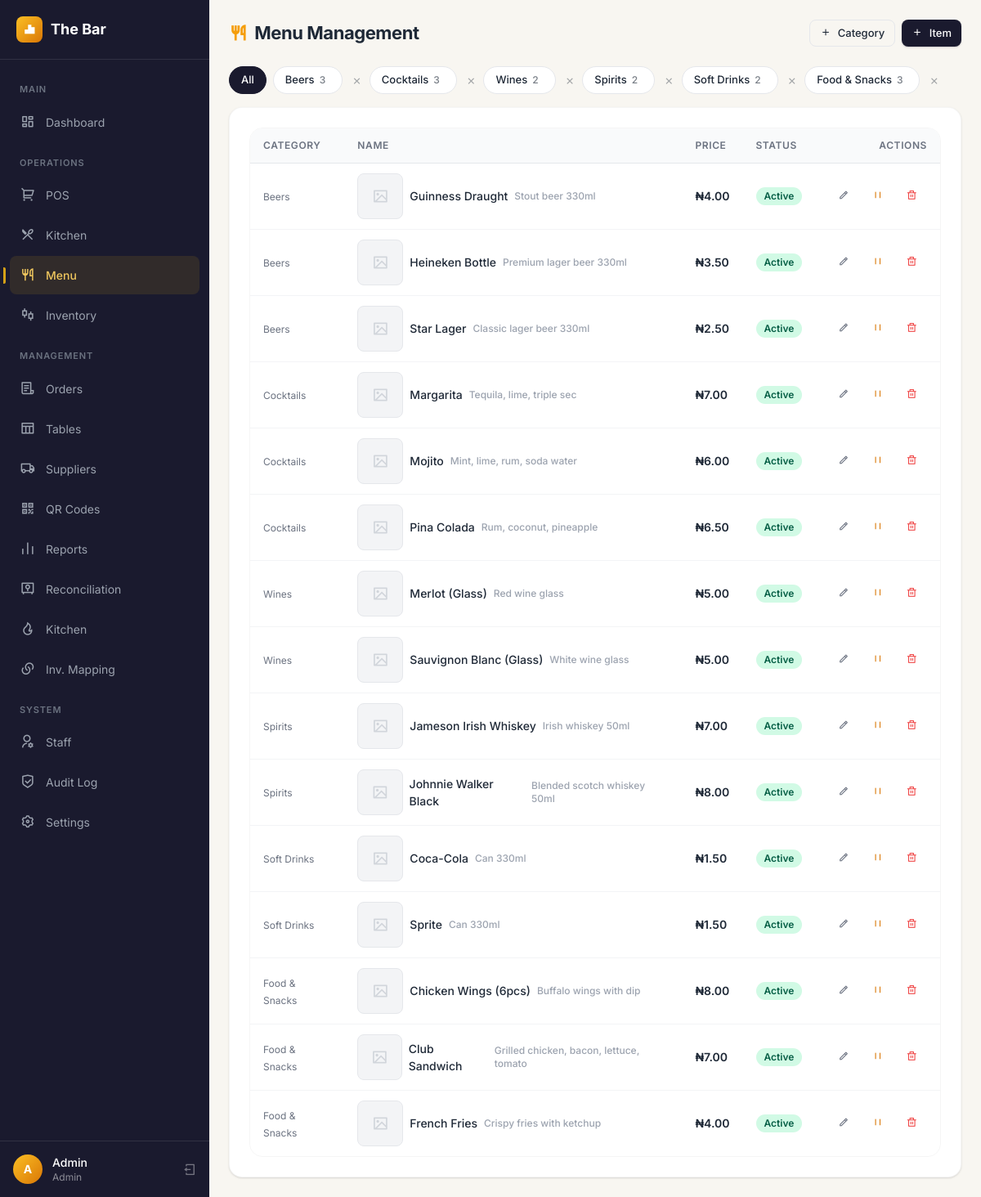
The app's page /pages/menu.php (signed in) with its own data.
### tables this page shows
CREATE TABLE IF NOT EXISTS bar_categories (
    id INT UNSIGNED AUTO_INCREMENT PRIMARY KEY,
    name VARCHAR(100) NOT NULL,
    sort_order INT NOT NULL DEFAULT 0
);

CREATE TABLE IF NOT EXISTS bar_menu_items (
    id INT UNSIGNED AUTO_INCREMENT PRIMARY KEY,
    category_id INT UNSIGNED NOT NULL,
    name VARCHAR(200) NOT NULL,
    description TEXT,
    price DECIMAL(10,2) NOT NULL,
    image VARCHAR(255) DEFAULT NULL,
    active TINYINT(1) NOT NULL DEFAULT 1,
    created_at TIMESTAMP DEFAULT CURRENT_TIMESTAMP,
    FOREIGN KEY (category_id) REFERENCES bar_categories(id) ON DELETE CASCADE
);

### includes/db.php (called while the page is built, shortened)
<?php
function db(): PDO {
    static $pdo = null;
    if ($pdo === null) {
        $config = require __DIR__ . '/../config/database.php';
        try {
            $dsn = "mysql:host={$config['host']};dbname={$config['dbname']};charset={$config['charset']}";
            $pdo = new PDO($dsn, $config['username'], $config['password'], [
                PDO::ATTR_ERRMODE            => PDO::ERRMODE_EXCEPTION,
                PDO::ATTR_DEFAULT_FETCH_MODE => PDO::FETCH_ASSOC,
                PDO::ATTR_EMULATE_PREPARES   => false,
            ]);
        } catch (PDOException $e) {
            die('Database connection failed: ' . $e->getMessage());
        }
    }
    return $pdo;
}

### includes/functions.php (called while the page is built, shortened)
<?php
require_once __DIR__ . '/db.php';
function e($value): string {
    return htmlspecialchars((string)$value, ENT_QUOTES, 'UTF-8');
}
function money($amount): string {
    return '₦' . number_format((float)$amount, 2);
}

### pages/menu.php (the view, shortened to what this page needs)
<?php
require_once __DIR__ . '/../includes/functions.php';
if (!defined('BAR_HEADER_LOADED')) { $_standalone = true; require __DIR__ . '/../includes/header.php'; } else { $_standalone = false; }
$categories = db()->query("SELECT c.*, (SELECT COUNT(*) FROM bar_menu_items WHERE category_id = c.id) AS item_count FROM bar_categories c ORDER BY sort_order")->fetchAll();
$items = db()->query("SELECT mi.*, c.name AS category_name FROM bar_menu_items mi JOIN bar_categories c ON c.id = mi.category_id ORDER BY c.sort_order, mi.name")->fetchAll();
?>
<div class="p-4 md:p-6">
    <div class="page-header">
        <h2 class="page-title"><i class="ri-restaurant-line text-amber-500 mr-1"></i> Menu Management</h2>
        <div class="flex flex-wrap gap-2">
            <button onclick="document.getElementById('addCatModal').classList.remove('hidden')" class="btn btn-outline btn-sm"><i class="ri-add-line"></i> Category</button>
            <button onclick="document.getElementById('addItemModal').classList.remove('hidden')" class="btn btn-primary btn-sm"><i class="ri-add-line"></i> Item</button>
        </div>
    </div>
    <?php if ($categories): ?>
    <div class="flex flex-wrap gap-2 mb-4">
        <button class="cat-filter active" data-cat-id="" onclick="filterCategory(this)">All</button>
        <?php foreach ($categories as $cat): ?>
        <button class="cat-filter" data-cat-id="<?= $cat['id'] ?>" onclick="filterCategory(this)">
            <?= e($cat['name']) ?>
            <span class="text-xs opacity-60"><?= $cat['item_count'] ?></span>
            <form method="POST" class="inline" onsubmit="return confirmDelete('Delete category &quot;<?= e($cat['name']) ?>&quot;?')">
                <button type="submit" class="text-inherit opacity-40 hover:opacity-100 ml-0.5"><i class="ri-close-line text-sm"></i></button>
            </form>
        </button>
        <?php endforeach; ?>
    </div>
    <?php endif; ?>
    <div class="card">
        <?php if ($items): ?>
        <div class="table-wrap">
            <table>
                <thead>
                    <tr><th>Category</th><th>Name</th><th>Price</th><th>Status</th><th class="text-right">Actions</th></tr>
                </thead>
                <tbody id="menuTableBody">
                    <?php foreach ($items as $item): ?>
                    <tr data-cat-id="<?= $item['category_id'] ?>">
                        <td><span class="text-xs text-gray-500 cat-label" onclick="filterByCat(<?= $item['category_id'] ?>, '<?= e(str_replace("'", "\\'", $item['category_name'])) ?>')" style="cursor:pointer;"><?= e($item['category_name']) ?></span></td>
                        <td class="font-medium">
                            <?php if ($item['image']): ?>
                            <div class="flex items-center gap-2">
                                <img src="/bar/public/uploads/<?= e($item['image']) ?>" alt="" class="w-14 h-14 rounded-lg object-cover shadow-sm border">
                                <div>
                                    <?= e($item['name']) ?>
                                    <?php if ($item['description']): ?>
                                    <span class="text-xs text-gray-400 block"><?= e($item['description']) ?></span>
                                    <?php endif; ?>
                                </div>
                            </div>
                            <?php else: ?>
                            <div class="flex items-center gap-2">
                                <span class="w-14 h-14 rounded-lg bg-gray-100 text-gray-300 flex items-center justify-center border"><i class="ri-image-line text-xl"></i></span>
                                <?= e($item['name']) ?>
                                <?php if ($item['description']): ?>
                                <span class="text-xs text-gray-400 block"><?= e($item['description']) ?></span>
                                <?php endif; ?>
                            </div>
                            <?php endif; ?>
                        </td>
                        <td class="font-semibold"><?= money($item['price']) ?></td>
                        <td><span class="badge <?= $item['active'] ? 'badge-ready' : 'badge-closed' ?>"><?= $item['active'] ? 'Active' : 'Inactive' ?></span></td>
                        <td class="text-right">
                            <div class="flex gap-1 justify-end">
                                <button onclick="editItem(<?= $item['id'] ?>, <?= $item['category_id'] ?>, '<?= e(str_replace("'", "\\'", $item['name'])) ?>', '<?= e(str_replace("'", "\\'", $item['description'])) ?>', <?= $item['price'] ?>)" class="btn btn-ghost btn-sm"><i class="ri-pencil-line"></i></button>
                                <form method="POST" class="inline">
                                    <button type="submit" class="btn btn-ghost btn-sm <?= $item['active'] ? 'text-amber-600' : 'text-green-600' ?>">
                                        <?= $item['active'] ? '<i class="ri-pause-line"></i>' : '<i class="ri-play-line"></i>' ?>
                                    </button>
                                </form>
                                <form method="POST" class="inline" onsubmit="return confirmDelete('Delete &quot;<?= e($item['name']) ?>&quot;?')">
                                    <button type="submit" class="btn btn-ghost btn-sm text-red-500"><i class="ri-delete-bin-line"></i></button>
                                </form>
                            </div>
                        </td>
                    </tr>
                    <?php endforeach; ?>
                </tbody>
            </table>
        </div>
        <?php endif; ?>
    </div>
</div>
<?php if (!empty($_standalone)) require __DIR__ . '/../includes/footer.php'; ?>

### public/css/style.css (style rules this page uses)
:root { --primary: #1a1a2e; --primary-light: #16213e; --accent: #d4a017; --accent-light: #f0c75e; --accent-dark: #b8860b; --success: #059669; --danger: #dc2626; --info: #2563eb; --warn: #d97706; --surface: #ffffff; --bg: #f8f6f1; --text: #1f2937; --text-muted: #6b7280; --border: #e5e7eb; --radius: 0.75rem; --radius-lg: 1rem; --shadow-sm: 0 1px 2px rgba(0,0,0,0.05); --shadow: 0 1px 3px rgba(0,0,0,0.08), 0 1px 2px rgba(0,0,0,0.06); --shadow-md: 0 4px 6px -1px rgba(0,0,0,0.07), 0 2px 4px -1px rgba(0,0,0,0.04); --shadow-lg: 0 10px 25px -3px rgba(0,0,0,0.08), 0 4px 10px -2px rgba(0,0,0,0.04); --transition: 0.2s cubic-bezier(0.4, 0, 0.2, 1); }
body { font-family: 'Inter Variable', -apple-system, BlinkMacSystemFont, 'Segoe UI', Roboto, sans-serif; color: var(--text); background: var(--bg); -webkit-font-smoothing: antialiased; }
.btn { display: inline-flex; align-items: center; justify-content: center; gap: 0.5rem; padding: 0.5rem 1rem; border-radius: 0.5rem; border: none; cursor: pointer; font-size: 0.875rem; font-weight: 500; transition: all var(--transition); text-decoration: none; line-height: 1.4; }
.btn-primary { background: var(--primary); color: white; box-shadow: 0 1px 2px rgba(26,26,46,0.2); }
.btn-outline { background: transparent; color: var(--text); border: 1px solid var(--border); }
.btn-ghost { background: transparent; color: var(--text-muted); border: none; }
.btn-sm { padding: 0.375rem 0.75rem; font-size: 0.8125rem; }
.card { background: var(--surface); border-radius: var(--radius-lg); box-shadow: var(--shadow); padding: 1.5rem; border: 1px solid rgba(0,0,0,0.04); }
.table-wrap { overflow-x: auto; border-radius: var(--radius-lg); border: 1px solid rgba(0,0,0,0.04); }
table { width: 100%; border-collapse: collapse; }
thead { background: #f9fafb; }
th { text-align: left; padding: 0.75rem 1rem; font-weight: 600; color: var(--text-muted); font-size: 0.75rem; text-transform: uppercase; letter-spacing: 0.05em; border-bottom: 1px solid var(--border); }
td { padding: 0.75rem 1rem; border-bottom: 1px solid #f3f4f6; font-size: 0.875rem; }
tr:last-child td { border-bottom: none; }
tbody tr { transition: background var(--transition); }
.badge { display: inline-flex; align-items: center; padding: 0.125rem 0.625rem; border-radius: 9999px; font-size: 0.75rem; font-weight: 600; gap: 0.25rem; }
.badge-ready { background: #d1fae5; color: #065f46; }
.cat-filter { display: inline-flex; align-items: center; gap: 0.375rem; padding: 0.375rem 0.875rem; border-radius: 9999px; font-size: 0.8125rem; font-weight: 500; border: 1px solid var(--border); background: var(--surface); cursor: pointer; transition: all var(--transition); white-space: nowrap; color: var(--text); }
.cat-filter.active { background: var(--primary); color: white; border-color: var(--primary); }
.page-header { display: flex; align-items: center; justify-content: space-between; margin-bottom: 1.5rem; flex-wrap: wrap; gap: 0.75rem; }
.page-title { font-size: 1.375rem; font-weight: 700; letter-spacing: -0.02em; }
.gap-1 { gap: 0.25rem; }
.gap-2 { gap: 0.5rem; }

### records on screen
bar_categories: name "Beers", item_count "3"
bar_categories: name "Cocktails", item_count "3"
bar_categories: name "Wines", item_count "2"
bar_categories: name "Spirits", item_count "2"
bar_categories: name "Soft Drinks", item_count "2"
bar_categories: name "Food & Snacks", item_count "3"
bar_menu_items: category.name "Beers", name "Guinness Draught", description "Stout beer 330ml", price "₦4.00", active "Active"
bar_menu_items: category.name "Beers", name "Heineken Bottle", description "Premium lager beer 330ml", price "₦3.50", active "Active"
bar_menu_items: category.name "Beers", name "Star Lager", description "Classic lager beer 330ml", price "₦2.50", active "Active"
bar_menu_items: category.name "Cocktails", name "Margarita", description "Tequila, lime, triple sec", price "₦7.00", active "Active"
bar_menu_items: category.name "Cocktails", name "Mojito", description "Mint, lime, rum, soda water", price "₦6.00", active "Active"
bar_menu_items: category.name "Cocktails", name "Pina Colada", description "Rum, coconut, pineapple", price "₦6.50", active "Active"
bar_menu_items: category.name "Wines", name "Merlot (Glass)", description "Red wine glass", price "₦5.00", active "Active"
bar_menu_items: category.name "Wines", name "Sauvignon Blanc (Glass)", description "White wine glass", price "₦5.00", active "Active"
bar_menu_items: category.name "Spirits", name "Jameson Irish Whiskey", description "Irish whiskey 50ml", price "₦7.00", active "Active"
bar_menu_items: category.name "Spirits", name "Johnnie Walker Black", description "Blended scotch whiskey 50ml", price "₦8.00", active "Active"
bar_menu_items: category.name "Soft Drinks", name "Coca-Cola", description "Can 330ml", price "₦1.50", active "Active"
bar_menu_items: category.name "Soft Drinks", name "Sprite", description "Can 330ml", price "₦1.50", active "Active"
bar_menu_items: category.name "Food & Snacks", name "Chicken Wings (6pcs)", description "Buffalo wings with dip", price "₦8.00", active "Active"
bar_menu_items: category.name "Food & Snacks", name "Club Sandwich", description "Grilled chicken, bacon, lettuce, tomato", price "₦7.00", active "Active"
bar_menu_items: category.name "Food & Snacks", name "French Fries", description "Crispy fries with ketchup", price "₦4.00", active "Active"

### other values on screen
getSetting('bar_name', 'The Bar') "The Bar"
substr($_SESSION['user_name'] ?? 'U', 0, 1) "A"
$_SESSION['user_name'] "Admin"
$_SESSION['role'] "Admin"
